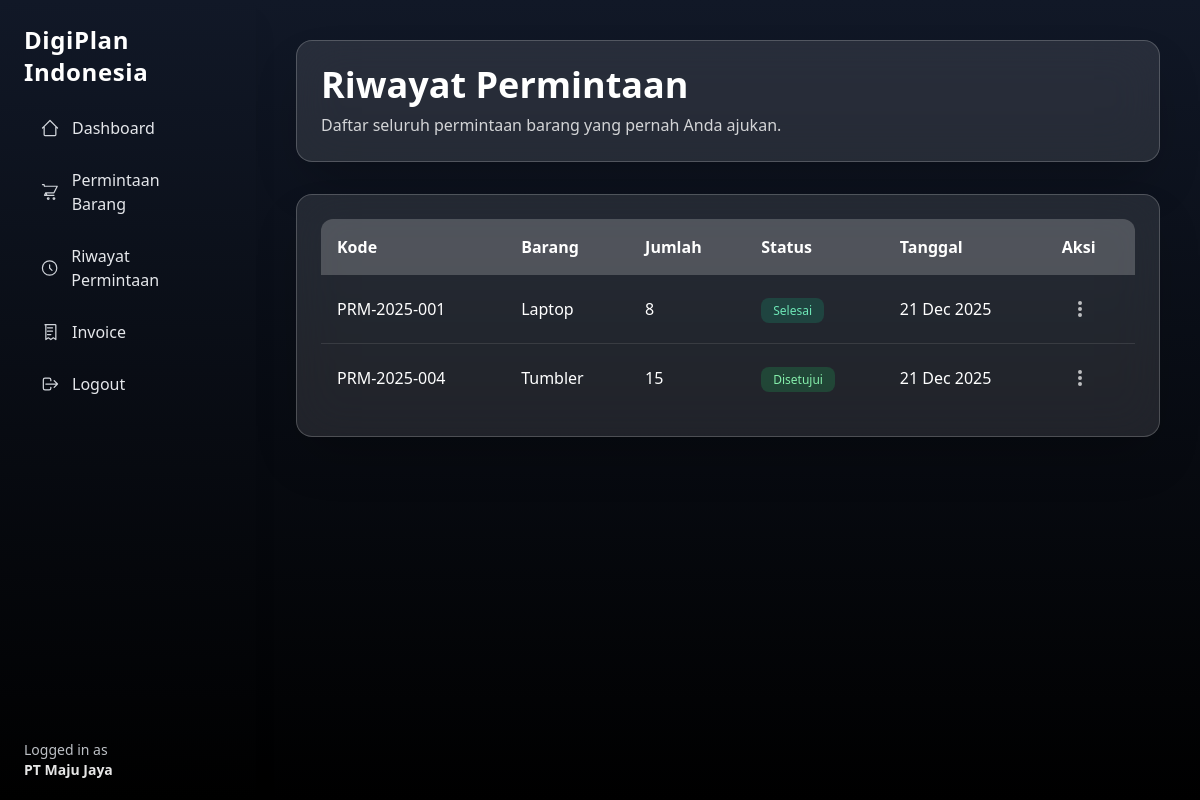
The app's page /customer/history-item-request.php (signed in), older data.
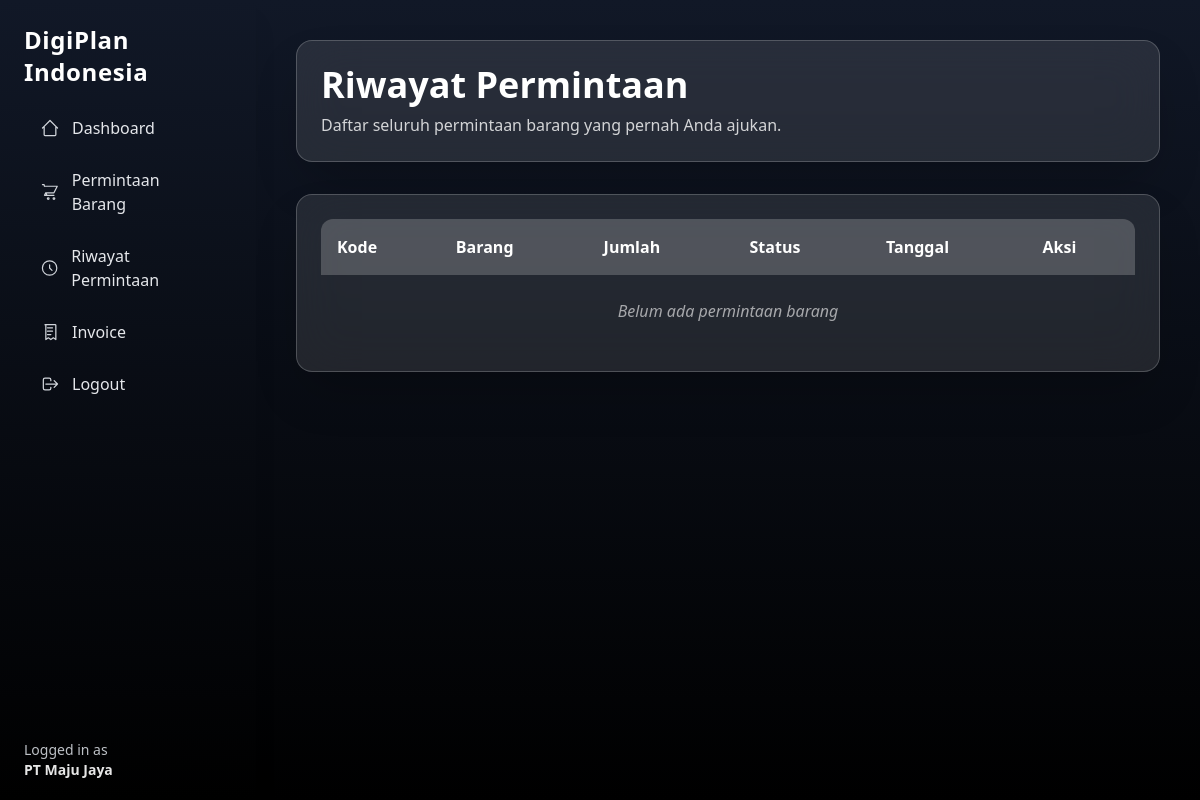
The same page, newer data.
### tables this page shows
CREATE TABLE permintaan_barang (
  id INT AUTO_INCREMENT PRIMARY KEY,
  kode_permintaan VARCHAR(50) UNIQUE,
  user_id INT,
  nama_barang VARCHAR(100),
  merk VARCHAR(100),
  warna VARCHAR(100),
  jumlah INT,
  status ENUM(
    'diajukan','ditolak','dibatalkan',
    'disetujui','dalam_pengadaan',
    'siap_distribusi','selesai'
  ),
  admin_id INT,
  tanggal_verifikasi DATETIME,
  catatan_admin TEXT,
  created_at TIMESTAMP DEFAULT CURRENT_TIMESTAMP,
  deleted_at DATETIME DEFAULT NULL,
  FOREIGN KEY (user_id) REFERENCES users(id),
  FOREIGN KEY (admin_id) REFERENCES users(id)
);

### customer/history-item-request.php (the view, shortened to what this page needs)
<?php
require '../include/conn.php';
$user_id = $_SESSION['user_id'];
$query = $conn->prepare("
  SELECT
    pm.*,
    d.id AS distribusi_id,
    d.status_distribusi
  FROM permintaan_barang pm
  LEFT JOIN distribusi_barang d
    ON d.permintaan_id = pm.id
  WHERE pm.user_id = ?
    AND pm.deleted_at IS NULL
  ORDER BY pm.created_at DESC
");
$query->bind_param("i", $user_id);
$query->execute();
$result = $query->get_result();
?>
<!DOCTYPE html>
<html lang="en">
<head>
  <script src="https://cdn.tailwindcss.com"></script>
</head>
<body class="bg-gradient-to-b from-gray-900 to-black text-white">
  <div class="flex min-h-screen">
    <?php include '../include/layouts/sidebar-customer.php'; ?>
    <main class="ml-64 p-10 w-full flex-1">
      <div class="max-w-7xl mx-auto">
        <div class="backdrop-blur-xl bg-white/10 border border-white/20 p-6 rounded-2xl shadow-2xl mb-8">
          <h1 class="text-4xl font-bold mb-2">Riwayat Permintaan</h1>
          <p class="text-white/80">Daftar seluruh permintaan barang yang pernah Anda ajukan.</p>
        </div>
        <div class="backdrop-blur-xl bg-white/10 border border-white/20 p-6 rounded-2xl shadow-2xl">
          <div class="overflow-x-auto">
            <table class="w-full border-collapse rounded-xl overflow-hidden">
              <thead>
                <tr class="bg-white/20">
                  <th class="p-4 text-left">Kode</th>
                  <th class="p-4 text-left">Barang</th>
                  <th class="p-4 text-left">Jumlah</th>
                  <th class="p-4 text-left">Status</th>
                  <th class="p-4 text-left">Tanggal</th>
                  <th class="p-4 text-left">Aksi</th>
                </tr>
              </thead>
              <tbody class="divide-y divide-white/10">
                <?php if ($result->num_rows > 0): ?>
                  <?php while ($row = $result->fetch_assoc()): ?>
                    <tr class="hover:bg-white/5 transition">
                      <td class="p-4 font-medium"><?= $row['kode_permintaan'] ?></td>
                      <td class="p-4"><?= $row['nama_barang'] ?></td>
                      <td class="p-4"><?= $row['jumlah'] ?></td>
                      <td class="p-4 capitalize">
                        <?php
                        if (
                          $row['status'] === 'selesai' &&
                          $row['status_distribusi'] === 'dikirim'
                        ) {
                          echo "<span class='px-3 py-1 bg-orange-500/20 text-orange-300 rounded-lg text-xs'>
            Menunggu Konfirmasi Penerimaan
          </span>";
                        } else {
                          switch ($row['status']) {
                            case 'disetujui':
                              echo "<span class='px-3 py-1 bg-green-500/20 text-green-300 rounded-lg text-xs'>Disetujui</span>";
                              break;
                            case 'selesai':
                              echo "<span class='px-3 py-1 bg-emerald-500/20 text-emerald-300 rounded-lg text-xs'>Selesai</span>";
                              break;
                          }
                        }
                        ?>
                      </td>
                      <td class="p-4"><?= date('d M Y', strtotime($row['created_at'])) ?></td>
                      <td class="p-4 relative">
                        <button onclick="toggleDropdownA(<?= $row['id']; ?>, event)"
                          class="text-white/70 hover:text-white p-2 rounded-lg hover:bg-white/10 transition">
                          <svg class="w-5 h-5" fill="currentColor" viewBox="0 0 20 20">
                            <path d="M10 6a2 2 0 110-4 2 2 0 010 4z
               M10 12a2 2 0 110-4 2 2 0 010 4z
               M10 18a2 2 0 110-4 2 2 0 010 4z"></path>
                          </svg>
                        </button>
                      </td>
                    </tr>
                  <?php endwhile; ?>
                <?php else: ?>
                  <tr>
                    <td colspan="6" class="p-6 text-center text-white/60 italic">
                      Belum ada permintaan barang
                    </td>
                  </tr>
                <?php endif; ?>
              </tbody>
            </table>
          </div>
        </div>
      </div>
    </main>
  </div>
</body>
</html>

Row changes from the older to the newer data that the page shows:
removed permintaan_barang: kode_permintaan "PRM-2025-001", nama_barang "Laptop", jumlah "8", status "Selesai", created_at "21 Dec 2025"
removed permintaan_barang: kode_permintaan "PRM-2025-004", nama_barang "Tumbler", jumlah "15", status "Disetujui", created_at "21 Dec 2025"
Text that changed along with them:
text now shown: "Belum ada permintaan barang"
